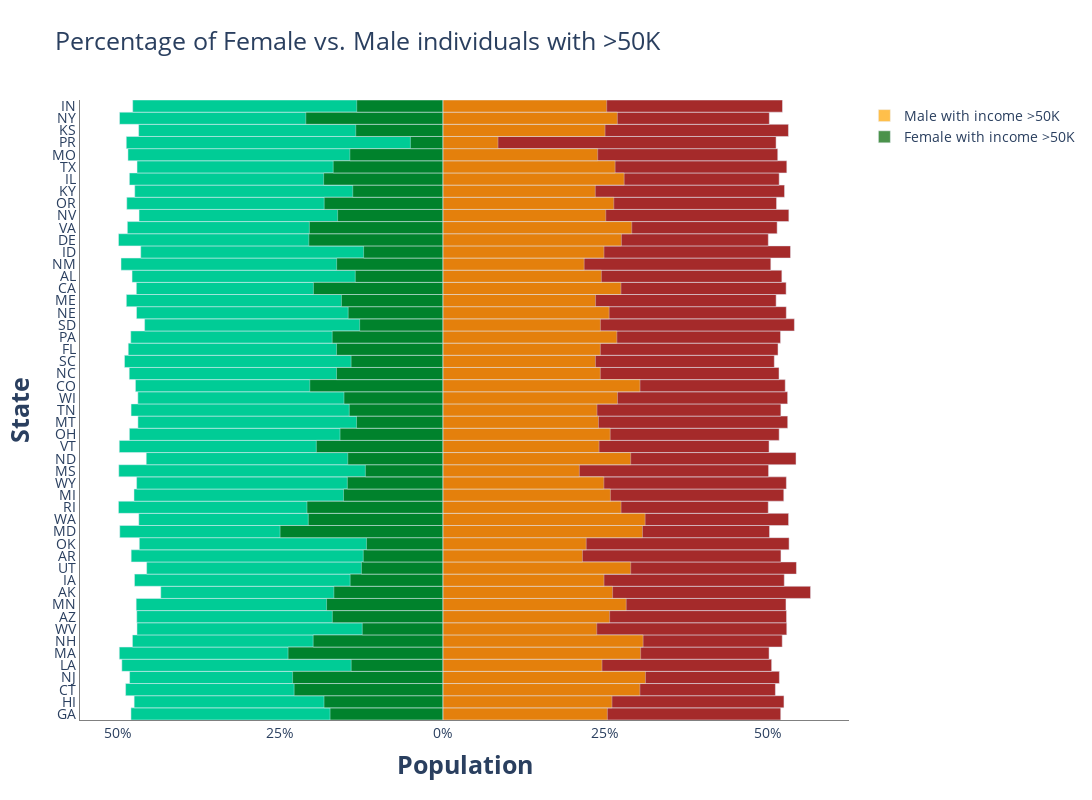

The notebook cell this image was saved under:
### Code cell
state = df_per_state['State'] # states
size = df_per_state['Size'] # dataset size by state
x_M = df_per_state['#Males'] / size # percentage males
x_F = (df_per_state['#Females'] * -1) / size # percentage females 
x_Pos_M = df_per_state['male_>50k'] / size # percentage males with income >50K
x_Pos_F = (df_per_state['female_>50k']* -1) / size # percentage females with income >50K


# Creating instance of the figure
fig = gp.Figure()
 
# Adding Male data to the figure
fig.add_trace(gp.Bar(y= state, x = x_M, 
                     name = 'Male', 
                     showlegend=False,
                     orientation = 'h',marker=dict(color='brown')))

fig.add_trace(gp.Bar(y=state,
               x=x_Pos_M,
               orientation='h',
               hoverinfo='x',
               #showlegend=False,
               name = 'Male with income >50K',      
               opacity=0.7,
               marker=dict(color='orange')
               ))
  
# Adding Female data to the figure
fig.add_trace(gp.Bar(y = state, x = x_F,
                     name = 'Female', 
                     showlegend=False,
                     orientation = 'h'))

fig.add_trace(gp.Bar(y=state,
               x=x_Pos_F,
               orientation='h',
               hoverinfo='x',
               #showlegend=False,
               name = 'Female with income >50K',      
               opacity=0.7,
               marker=dict(color='darkgreen')
               ))

# Updating the layout for our graph
fig.update_layout(title = 'Percentage of Female vs. Male individuals with >50K',
                 title_font_size = 25, barmode = 'overlay',
                 bargap = 0.0, bargroupgap = 0,
                 xaxis = dict(tickvals = [-1, -0.75, -0.5, -0.25, 0, 0.25, 0.5, 0.75, 1],
                              ticktext = ['100%', '75%', '50%', '25%','0%','25%', '50%', '75%','100%'],
                              title = '<b>Population</b>',
                              title_font_size = 25),
                 yaxis =    dict(title = '<b>State</b>',tickvals = state.tolist(),
                              title_font_size = 25),
                autosize=False,
                width=1200,
                height=800,
                font=dict(size=14),       
                plot_bgcolor='rgba(0,0,0,0)'
                 )

fig.update_xaxes(showline=True, linewidth=0, linecolor='gray')
fig.update_yaxes(showline=True, linewidth=0, linecolor='gray')
fig.show()

### Figure 1 — Plotly figure (JSON) as saved in the notebook; plotly's stock layout.template omitted (floating-point values rounded to 4 significant figures)
{"data": [{"marker": {"color": "brown"}, "name": "Male", "orientation": "h", "showlegend": false, "type": "bar", "x": [0.5201, 0.525, 0.5119, 0.518, 0.5061, 0.5021, 0.5224, 0.5294, 0.529, 0.5282, 0.566, 0.5256, 0.5442, 0.5204, 0.5329, 0.5029, 0.5322, 0.5009, 0.5248, 0.5288, 0.5014, 0.5436, 0.5021, 0.5177, 0.5308, 0.5203, 0.5307, 0.527, 0.5174, 0.5102, 0.5159, 0.5198, 0.5411, 0.5286, 0.513, 0.5284, 0.5218, 0.5048, 0.5352, 0.5009, 0.5146, 0.5326, 0.5137, 0.5259, 0.5177, 0.5294, 0.5155, 0.5129, 0.532, 0.5025, 0.5228], "y": ["GA", "HI", "CT", "NJ", "LA", "MA", "NH", "WV", "AZ", "MN", "AK", "IA", "UT", "AR", "OK", "MD", "WA", "RI", "MI", "WY", "MS", "ND", "VT", "OH", "MT", "TN", "WI", "CO", "NC", "SC", "FL", "PA", "SD", "NE", "ME", "CA", "AL", "NM", "ID", "DE", "VA", "NV", "OR", "KY", "IL", "TX", "MO", "PR", "KS", "NY", "IN"]}, {"hoverinfo": "x", "marker": {"color": "orange"}, "name": "Male with income >50K", "opacity": 0.7, "orientation": "h", "type": "bar", "x": [0.2533, 0.2603, 0.3034, 0.3119, 0.245, 0.3045, 0.3083, 0.2369, 0.2568, 0.2822, 0.2613, 0.2481, 0.2892, 0.2149, 0.2207, 0.3073, 0.3114, 0.2743, 0.258, 0.2479, 0.2102, 0.2892, 0.2405, 0.2576, 0.2396, 0.2373, 0.2689, 0.3035, 0.2424, 0.235, 0.2425, 0.2679, 0.2426, 0.256, 0.2351, 0.2742, 0.2441, 0.2176, 0.248, 0.2749, 0.2908, 0.2508, 0.2632, 0.2347, 0.2791, 0.2652, 0.2384, 0.08495, 0.2497, 0.2686, 0.2522], "y": ["GA", "HI", "CT", "NJ", "LA", "MA", "NH", "WV", "AZ", "MN", "AK", "IA", "UT", "AR", "OK", "MD", "WA", "RI", "MI", "WY", "MS", "ND", "VT", "OH", "MT", "TN", "WI", "CO", "NC", "SC", "FL", "PA", "SD", "NE", "ME", "CA", "AL", "NM", "ID", "DE", "VA", "NV", "OR", "KY", "IL", "TX", "MO", "PR", "KS", "NY", "IN"]}, {"name": "Female", "orientation": "h", "showlegend": false, "type": "bar", "x": [-0.4799, -0.475, -0.4881, -0.482, -0.4939, -0.4979, -0.4776, -0.4706, -0.471, -0.4718, -0.434, -0.4744, -0.4558, -0.4796, -0.4671, -0.4971, -0.4678, -0.4991, -0.4752, -0.4712, -0.4986, -0.4564, -0.4979, -0.4823, -0.4692, -0.4797, -0.4693, -0.473, -0.4826, -0.4898, -0.4841, -0.4802, -0.4589, -0.4714, -0.487, -0.4716, -0.4782, -0.4952, -0.4648, -0.4991, -0.4854, -0.4674, -0.4863, -0.4741, -0.4823, -0.4706, -0.4845, -0.4871, -0.468, -0.4975, -0.4772], "y": ["GA", "HI", "CT", "NJ", "LA", "MA", "NH", "WV", "AZ", "MN", "AK", "IA", "UT", "AR", "OK", "MD", "WA", "RI", "MI", "WY", "MS", "ND", "VT", "OH", "MT", "TN", "WI", "CO", "NC", "SC", "FL", "PA", "SD", "NE", "ME", "CA", "AL", "NM", "ID", "DE", "VA", "NV", "OR", "KY", "IL", "TX", "MO", "PR", "KS", "NY", "IN"]}, {"hoverinfo": "x", "marker": {"color": "darkgreen"}, "name": "Female with income >50K", "opacity": 0.7, "orientation": "h", "type": "bar", "x": [-0.1735, -0.1828, -0.2288, -0.2312, -0.141, -0.2381, -0.1995, -0.1239, -0.17, -0.1789, -0.1677, -0.1426, -0.1252, -0.1224, -0.1175, -0.2504, -0.207, -0.209, -0.1528, -0.1469, -0.1192, -0.1463, -0.1946, -0.1581, -0.1328, -0.1439, -0.1521, -0.2047, -0.1636, -0.1411, -0.1636, -0.1702, -0.1279, -0.1456, -0.1559, -0.1991, -0.1347, -0.1634, -0.1219, -0.2062, -0.2054, -0.1619, -0.1825, -0.1386, -0.1834, -0.1687, -0.1431, -0.04981, -0.134, -0.2109, -0.1325], "y": ["GA", "HI", "CT", "NJ", "LA", "MA", "NH", "WV", "AZ", "MN", "AK", "IA", "UT", "AR", "OK", "MD", "WA", "RI", "MI", "WY", "MS", "ND", "VT", "OH", "MT", "TN", "WI", "CO", "NC", "SC", "FL", "PA", "SD", "NE", "ME", "CA", "AL", "NM", "ID", "DE", "VA", "NV", "OR", "KY", "IL", "TX", "MO", "PR", "KS", "NY", "IN"]}], "layout": {"autosize": false, "bargap": 0, "bargroupgap": 0, "barmode": "overlay", "font": {"size": 14}, "height": 800, "plot_bgcolor": "rgba(0,0,0,0)", "title": {"font": {"size": 25}, "text": "Percentage of Female vs. Male individuals with >50K"}, "width": 1200, "xaxis": {"linecolor": "gray", "linewidth": 0, "showline": true, "ticktext": ["100%", "75%", "50%", "25%", "0%", "25%", "50%", "75%", "100%"], "tickvals": [-1, -0.75, -0.5, -0.25, 0, 0.25, 0.5, 0.75, 1], "title": {"font": {"size": 25}, "text": "<b>Population</b>"}}, "yaxis": {"linecolor": "gray", "linewidth": 0, "showline": true, "tickvals": ["GA", "HI", "CT", "NJ", "LA", "MA", "NH", "WV", "AZ", "MN", "AK", "IA", "UT", "AR", "OK", "MD", "WA", "RI", "MI", "WY", "MS", "ND", "VT", "OH", "MT", "TN", "WI", "CO", "NC", "SC", "FL", "PA", "SD", "NE", "ME", "CA", "AL", "NM", "ID", "DE", "VA", "NV", "OR", "KY", "IL", "TX", "MO", "PR", "KS", "NY", "IN"], "title": {"font": {"size": 25}, "text": "<b>State</b>"}}}}
